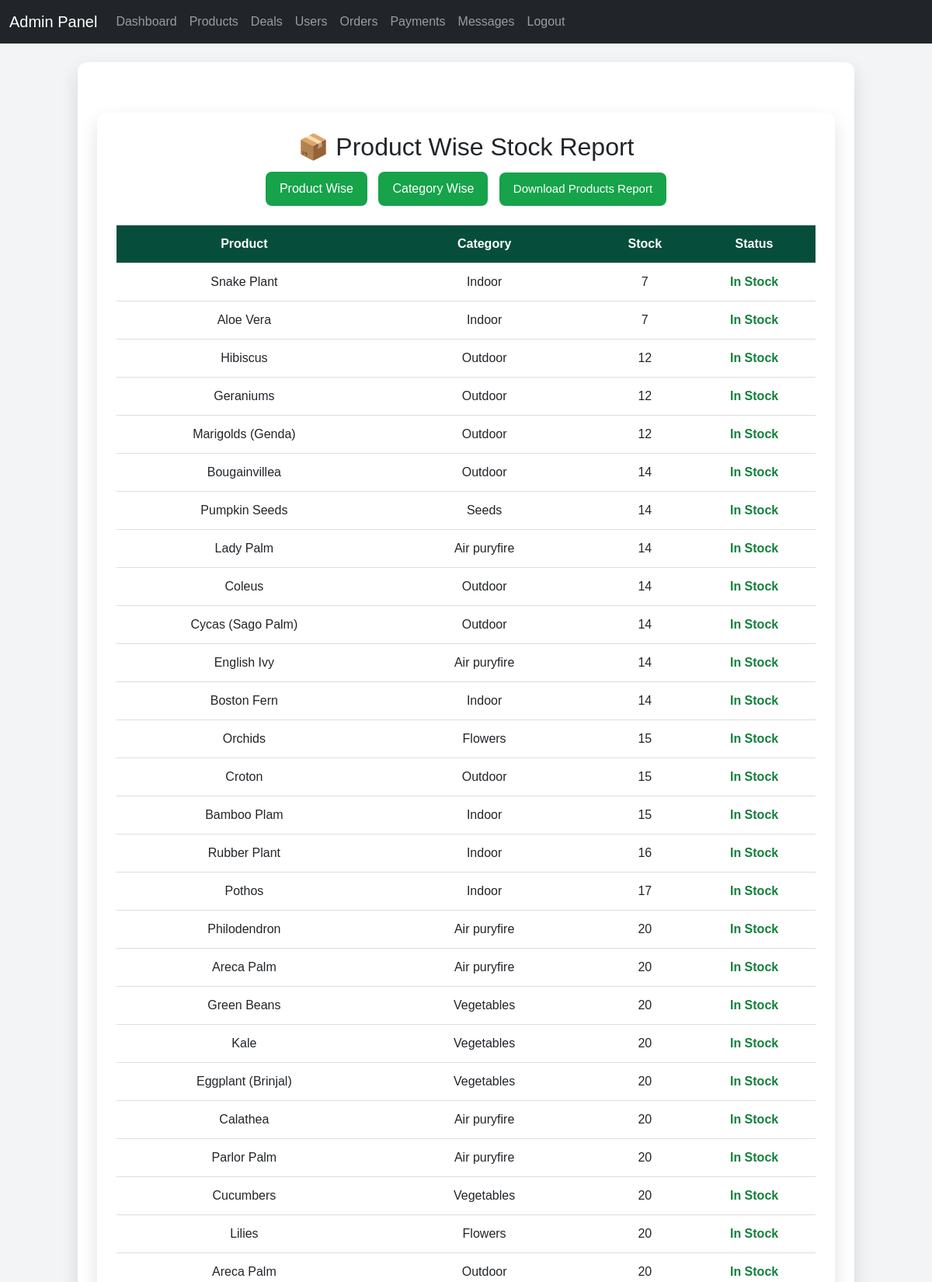
Page /admin_product_stock.php (signed in, upper part) on the committed database.
### tables this page shows
CREATE TABLE `products` (
  `id` int(11) NOT NULL,
  `categories_id` int(11) DEFAULT NULL,
  `name` varchar(200) DEFAULT NULL,
  `price` decimal(10,2) DEFAULT NULL,
  `description` text DEFAULT NULL,
  `image` varchar(255) DEFAULT NULL,
  `stock_quantity` int(11) DEFAULT NULL,
  `created_at` timestamp NOT NULL DEFAULT current_timestamp(),
  `tips` text DEFAULT NULL
);

CREATE TABLE `categories` (
  `categories_id` int(11) NOT NULL,
  `category_name` varchar(200) DEFAULT NULL,
  `image` varchar(255) DEFAULT NULL
);

### admin_product_stock.php (the view, shortened to what this page needs)
<?php
include 'config/db.php';
include 'admin_header.php';
$type = $_GET['type'] ?? 'product';
if($type == 'category'){
    $title = "📂 Category Wise Stock Report";
    $query = "
        SELECT
            c.category_name,
            p.name AS product_name,
            p.stock_quantity
        FROM products p
        JOIN categories c ON p.categories_id = c.categories_id
        ORDER BY c.category_name, p.name
    ";
} else {
    $title = "📦 Product Wise Stock Report";
    $query = "
        SELECT
            p.name AS product_name,
            c.category_name,
            p.stock_quantity
        FROM products p
        JOIN categories c ON p.categories_id = c.categories_id
        ORDER BY p.stock_quantity ASC
    ";
}
$result = mysqli_query($conn, $query);
?>
<!DOCTYPE html>
<html>
<head>
</head>
<body>
<div class="container">
<h2><?php echo $title; ?></h2>
<div class="filters">
    <a href="?type=product">Product Wise</a>
    <a href="?type=category">Category Wise</a>
    <a href="download_products_report.php" class="button">Download Products Report</a>
</div>
<table>
<tr>
    <?php if($type=='category'){ ?>
        <th>Category</th>
        <th>Product</th>
    <?php } else { ?>
        <th>Product</th>
        <th>Category</th>
    <?php } ?>
    <th>Stock</th>
    <th>Status</th>
</tr>
<?php
if(mysqli_num_rows($result) > 0){
    while($row = mysqli_fetch_assoc($result)){
        $stock = $row['stock_quantity'];
        if($stock == 0){
            $status = "<span class='sold-out'>Sold Out</span>";
        } elseif($stock <= 5){
            $status = "<span class='low-stock'>Low Stock</span>";
        } else {
            $status = "<span class='in-stock'>In Stock</span>";
        }
?>
<tr>
    <?php if($type=='category'){ ?>
        <td><?php echo $row['category_name']; ?></td>
        <td><?php echo $row['product_name']; ?></td>
    <?php } else { ?>
        <td><?php echo $row['product_name']; ?></td>
        <td><?php echo $row['category_name']; ?></td>
    <?php } ?>
    <td><?php echo $stock; ?></td>
    <td><?php echo $status; ?></td>
</tr>
<?php } } else { ?>
<tr>
    <td colspan="4">No products found</td>
</tr>
<?php } ?>
</table>
</div>
<?php include 'admin_footer.php'; ?>
</body>
</html>

### admin_product_stock.php (style rules this page uses)
body { font-family: Arial, sans-serif; background:#f3f4f6; margin:0; }
.container { max-width:1000px; margin:40px auto; background:#fff; padding:25px; border-radius:12px; box-shadow:0 10px 25px rgba(0,0,0,0.12); }
h2 { text-align:center; }
.filters { text-align:center; margin-bottom:20px; }
.filters a { text-decoration:none; padding:10px 18px; margin:5px; background:#16a34a; color:#fff; border-radius:8px; display:inline-block; }
table { width:100%; border-collapse:collapse; }
th, td { padding:12px; border-bottom:1px solid #ddd; text-align:center; }
th { background:#064e3b; color:#fff; }
.in-stock { color:#15803d; font-weight:bold; }
.button { background:#0d6efd; color:white; padding:10px 20px; margin:10px 5px; border:none; border-radius:8px; font-size:15px; cursor:pointer; text-decoration:none; }

### rows in the picture
products: name "Snake Plant", categories.category_name "Indoor", stock_quantity "7", shows "In Stock"
products: name "Aloe Vera", categories.category_name "Indoor", stock_quantity "7", shows "In Stock"
products: name "Hibiscus", categories.category_name "Outdoor", stock_quantity "12", shows "In Stock"
products: name "Geraniums", categories.category_name "Outdoor", stock_quantity "12", shows "In Stock"
products: name "Marigolds (Genda)", categories.category_name "Outdoor", stock_quantity "12", shows "In Stock"
products: name "Bougainvillea", categories.category_name "Outdoor", stock_quantity "14", shows "In Stock"
products: name "Pumpkin Seeds", categories.category_name "Seeds", stock_quantity "14", shows "In Stock"
products: name "Lady Palm", categories.category_name "Air puryfire", stock_quantity "14", shows "In Stock"
products: name "Coleus", categories.category_name "Outdoor", stock_quantity "14", shows "In Stock"
products: name "Cycas (Sago Palm)", categories.category_name "Outdoor", stock_quantity "14", shows "In Stock"
products: name "English Ivy", categories.category_name "Air puryfire", stock_quantity "14", shows "In Stock"
products: name "Boston Fern", categories.category_name "Indoor", stock_quantity "14", shows "In Stock"
products: name "Orchids", categories.category_name "Flowers", stock_quantity "15", shows "In Stock"
products: name "Croton", categories.category_name "Outdoor", stock_quantity "15", shows "In Stock"
products: name "Bamboo Plam", categories.category_name "Indoor", stock_quantity "15", shows "In Stock"
products: name "Rubber Plant", categories.category_name "Indoor", stock_quantity "16", shows "In Stock"
products: name "Pothos", categories.category_name "Indoor", stock_quantity "17", shows "In Stock"
products: name "Philodendron", categories.category_name "Air puryfire", stock_quantity "20", shows "In Stock"
products: name "Areca Palm", categories.category_name "Air puryfire", stock_quantity "20", shows "In Stock"
products: name "Green Beans", categories.category_name "Vegetables", stock_quantity "20", shows "In Stock"
products: name "Kale", categories.category_name "Vegetables", stock_quantity "20", shows "In Stock"
products: name "Eggplant (Brinjal)", categories.category_name "Vegetables", stock_quantity "20", shows "In Stock"
products: name "Calathea", categories.category_name "Air puryfire", stock_quantity "20", shows "In Stock"
products: name "Parlor Palm", categories.category_name "Air puryfire", stock_quantity "20", shows "In Stock"
products: name "Cucumbers", categories.category_name "Vegetables", stock_quantity "20", shows "In Stock"
products: name "Lilies", categories.category_name "Flowers", stock_quantity "20", shows "In Stock"
products: name "Areca Palm", categories.category_name "Outdoor", stock_quantity "20", shows "In Stock"

### other values in the picture
$title "📦 Product Wise Stock Report"
